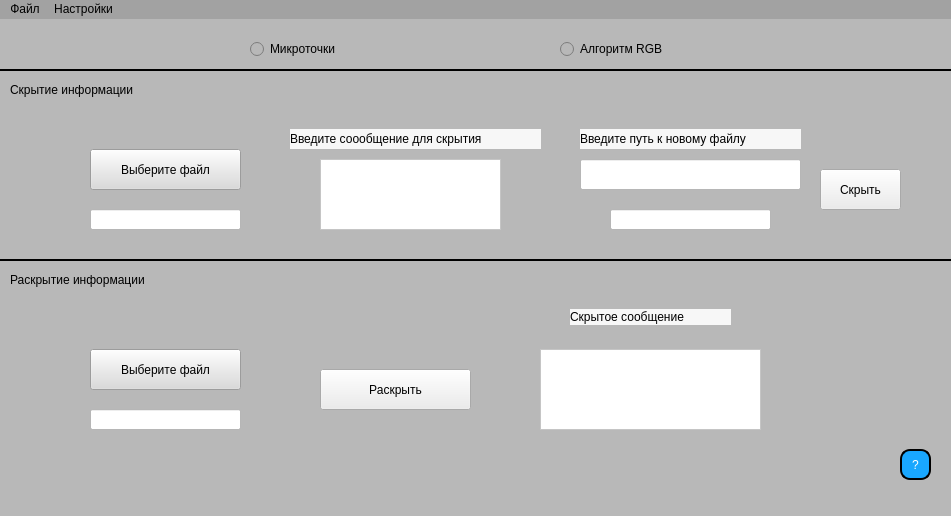
<?xml version="1.0" encoding="UTF-8"?>
<ui version="4.0">
 <class>MainWindow</class>
 <widget class="QMainWindow" name="MainWindow">
  <property name="geometry">
   <rect>
    <x>0</x>
    <y>0</y>
    <width>951</width>
    <height>516</height>
   </rect>
  </property>
  <property name="windowTitle">
   <string>Стеганографический Преобразователь</string>
  </property>
  <property name="windowIcon">
   <iconset>
    <normaloff>../../Downloads/биас.ico</normaloff>../../Downloads/биас.ico</iconset>
  </property>
  <property name="styleSheet">
   <string notr="true">background-color: rgb(184, 184, 184);</string>
  </property>
  <widget class="QWidget" name="centralwidget">
   <widget class="QRadioButton" name="radButMicro">
    <property name="geometry">
     <rect>
      <x>250</x>
      <y>20</y>
      <width>121</width>
      <height>20</height>
     </rect>
    </property>
    <property name="styleSheet">
     <string notr="true">font: 75 10pt &quot;Times New Roman&quot;;</string>
    </property>
    <property name="text">
     <string>Микроточки</string>
    </property>
   </widget>
   <widget class="QPushButton" name="butChoiceHide">
    <property name="geometry">
     <rect>
      <x>90</x>
      <y>130</y>
      <width>151</width>
      <height>41</height>
     </rect>
    </property>
    <property name="styleSheet">
     <string notr="true">background-color: rgb(218, 218, 218);
font: 10pt &quot;Times New Roman&quot;;</string>
    </property>
    <property name="text">
     <string>Выберите файл</string>
    </property>
   </widget>
   <widget class="QLineEdit" name="textSucc1">
    <property name="geometry">
     <rect>
      <x>90</x>
      <y>190</y>
      <width>151</width>
      <height>21</height>
     </rect>
    </property>
    <property name="styleSheet">
     <string notr="true">background-color: rgb(255, 255, 255);</string>
    </property>
    <property name="readOnly">
     <bool>true</bool>
    </property>
   </widget>
   <widget class="QTextEdit" name="textInHide">
    <property name="geometry">
     <rect>
      <x>320</x>
      <y>140</y>
      <width>181</width>
      <height>71</height>
     </rect>
    </property>
    <property name="styleSheet">
     <string notr="true">background-color: rgb(255, 255, 255);</string>
    </property>
   </widget>
   <widget class="QLabel" name="label1">
    <property name="geometry">
     <rect>
      <x>290</x>
      <y>110</y>
      <width>251</width>
      <height>20</height>
     </rect>
    </property>
    <property name="styleSheet">
     <string notr="true">font: 10pt &quot;Times New Roman&quot;;
background-color: rgb(247, 247, 247);</string>
    </property>
    <property name="text">
     <string>Введите соообщение для скрытия</string>
    </property>
   </widget>
   <widget class="QRadioButton" name="radButRGB">
    <property name="geometry">
     <rect>
      <x>560</x>
      <y>20</y>
      <width>141</width>
      <height>20</height>
     </rect>
    </property>
    <property name="styleSheet">
     <string notr="true">font: 75 10pt &quot;Times New Roman&quot;;</string>
    </property>
    <property name="text">
     <string>Алгоритм RGB</string>
    </property>
   </widget>
   <widget class="QLineEdit" name="textPathNew">
    <property name="geometry">
     <rect>
      <x>580</x>
      <y>140</y>
      <width>221</width>
      <height>31</height>
     </rect>
    </property>
    <property name="styleSheet">
     <string notr="true">background-color: rgb(255, 255, 255);</string>
    </property>
   </widget>
   <widget class="QLineEdit" name="textSucc2">
    <property name="geometry">
     <rect>
      <x>610</x>
      <y>190</y>
      <width>161</width>
      <height>21</height>
     </rect>
    </property>
    <property name="styleSheet">
     <string notr="true">background-color: rgb(255, 255, 255);</string>
    </property>
    <property name="readOnly">
     <bool>true</bool>
    </property>
   </widget>
   <widget class="QLabel" name="label2">
    <property name="geometry">
     <rect>
      <x>580</x>
      <y>110</y>
      <width>221</width>
      <height>20</height>
     </rect>
    </property>
    <property name="styleSheet">
     <string notr="true">font: 10pt &quot;Times New Roman&quot;;
background-color: rgb(247, 247, 247);</string>
    </property>
    <property name="text">
     <string>Введите путь к новому файлу</string>
    </property>
   </widget>
   <widget class="QPushButton" name="butHide">
    <property name="geometry">
     <rect>
      <x>820</x>
      <y>150</y>
      <width>81</width>
      <height>41</height>
     </rect>
    </property>
    <property name="styleSheet">
     <string notr="true">font: 10pt &quot;Times New Roman&quot;;
background-color: rgb(236, 236, 236);</string>
    </property>
    <property name="text">
     <string>Скрыть</string>
    </property>
   </widget>
   <widget class="QPushButton" name="butChoiceFind">
    <property name="geometry">
     <rect>
      <x>90</x>
      <y>330</y>
      <width>151</width>
      <height>41</height>
     </rect>
    </property>
    <property name="styleSheet">
     <string notr="true">background-color: rgb(218, 218, 218);
font: 10pt &quot;Times New Roman&quot;;</string>
    </property>
    <property name="text">
     <string>Выберите файл</string>
    </property>
   </widget>
   <widget class="QLineEdit" name="textSucc3">
    <property name="geometry">
     <rect>
      <x>90</x>
      <y>390</y>
      <width>151</width>
      <height>21</height>
     </rect>
    </property>
    <property name="styleSheet">
     <string notr="true">background-color: rgb(255, 255, 255);</string>
    </property>
    <property name="readOnly">
     <bool>true</bool>
    </property>
   </widget>
   <widget class="QPushButton" name="butFind">
    <property name="geometry">
     <rect>
      <x>320</x>
      <y>350</y>
      <width>151</width>
      <height>41</height>
     </rect>
    </property>
    <property name="styleSheet">
     <string notr="true">font: 10pt &quot;Times New Roman&quot;;
background-color: rgb(236, 236, 236);</string>
    </property>
    <property name="text">
     <string>Раскрыть</string>
    </property>
   </widget>
   <widget class="QTextEdit" name="textOutFind">
    <property name="geometry">
     <rect>
      <x>540</x>
      <y>330</y>
      <width>221</width>
      <height>81</height>
     </rect>
    </property>
    <property name="styleSheet">
     <string notr="true">background-color: rgb(255, 255, 255);</string>
    </property>
    <property name="readOnly">
     <bool>true</bool>
    </property>
    <property name="html">
     <string>&lt;!DOCTYPE HTML PUBLIC &quot;-//W3C//DTD HTML 4.0//EN&quot; &quot;http://www.w3.org/TR/REC-html40/strict.dtd&quot;&gt;
&lt;html&gt;&lt;head&gt;&lt;meta name=&quot;qrichtext&quot; content=&quot;1&quot; /&gt;&lt;style type=&quot;text/css&quot;&gt;
p, li { white-space: pre-wrap; }
&lt;/style&gt;&lt;/head&gt;&lt;body style=&quot; font-family:'MS Shell Dlg 2'; font-size:7.8pt; font-weight:400; font-style:normal;&quot;&gt;
&lt;p style=&quot;-qt-paragraph-type:empty; margin-top:0px; margin-bottom:0px; margin-left:0px; margin-right:0px; -qt-block-indent:0; text-indent:0px;&quot;&gt;&lt;br /&gt;&lt;/p&gt;&lt;/body&gt;&lt;/html&gt;</string>
    </property>
   </widget>
   <widget class="QLabel" name="label3">
    <property name="geometry">
     <rect>
      <x>570</x>
      <y>290</y>
      <width>161</width>
      <height>16</height>
     </rect>
    </property>
    <property name="styleSheet">
     <string notr="true">font: 10pt &quot;Times New Roman&quot;;
background-color: rgb(247, 247, 247);</string>
    </property>
    <property name="text">
     <string>Скрытое сообщение</string>
    </property>
   </widget>
   <widget class="QPushButton" name="buttonInfo">
    <property name="geometry">
     <rect>
      <x>900</x>
      <y>430</y>
      <width>31</width>
      <height>31</height>
     </rect>
    </property>
    <property name="styleSheet">
     <string notr="true">background-color: rgb(25, 167, 255);
font: 75 12pt &quot;MS Shell Dlg 2&quot;;
font: 10pt &quot;MS Shell Dlg 2&quot;;
color: rgb(255, 255, 255);
border-radius: 10px;
border: 2px solid black;</string>
    </property>
    <property name="text">
     <string>?</string>
    </property>
   </widget>
   <widget class="QFrame" name="frame">
    <property name="geometry">
     <rect>
      <x>0</x>
      <y>240</y>
      <width>961</width>
      <height>2</height>
     </rect>
    </property>
    <property name="styleSheet">
     <string notr="true">background-color: rgb(0, 0, 0);</string>
    </property>
    <property name="frameShape">
     <enum>QFrame::StyledPanel</enum>
    </property>
    <property name="frameShadow">
     <enum>QFrame::Raised</enum>
    </property>
   </widget>
   <widget class="QLabel" name="label_out">
    <property name="geometry">
     <rect>
      <x>10</x>
      <y>250</y>
      <width>231</width>
      <height>21</height>
     </rect>
    </property>
    <property name="styleSheet">
     <string notr="true">font: 75 12pt &quot;Times New Roman&quot;;</string>
    </property>
    <property name="text">
     <string>Раскрытие информации</string>
    </property>
   </widget>
   <widget class="QFrame" name="frame_2">
    <property name="geometry">
     <rect>
      <x>-10</x>
      <y>50</y>
      <width>961</width>
      <height>2</height>
     </rect>
    </property>
    <property name="styleSheet">
     <string notr="true">background-color: rgb(0, 0, 0);</string>
    </property>
    <property name="frameShape">
     <enum>QFrame::StyledPanel</enum>
    </property>
    <property name="frameShadow">
     <enum>QFrame::Raised</enum>
    </property>
   </widget>
   <widget class="QLabel" name="label_in">
    <property name="geometry">
     <rect>
      <x>10</x>
      <y>60</y>
      <width>231</width>
      <height>21</height>
     </rect>
    </property>
    <property name="styleSheet">
     <string notr="true">font: 75 12pt &quot;Times New Roman&quot;;</string>
    </property>
    <property name="text">
     <string>Скрытие информации</string>
    </property>
   </widget>
  </widget>
  <widget class="QMenuBar" name="menubar">
   <property name="geometry">
    <rect>
     <x>0</x>
     <y>0</y>
     <width>951</width>
     <height>25</height>
    </rect>
   </property>
   <property name="styleSheet">
    <string notr="true">background-color: rgb(162, 162, 162);
font: 10pt &quot;Times New Roman&quot;;</string>
   </property>
   <widget class="QMenu" name="menu">
    <property name="title">
     <string>Файл</string>
    </property>
    <widget class="QMenu" name="for_choice">
     <property name="title">
      <string>Выбрать файл</string>
     </property>
     <addaction name="for_in"/>
     <addaction name="for_out"/>
    </widget>
    <addaction name="for_choice"/>
   </widget>
   <widget class="QMenu" name="menu_sett">
    <property name="title">
     <string>Настройки</string>
    </property>
    <addaction name="help_list"/>
    <addaction name="for_exit"/>
    <addaction name="about_author"/>
   </widget>
   <addaction name="menu"/>
   <addaction name="menu_sett"/>
  </widget>
  <widget class="QStatusBar" name="statusbar"/>
  <action name="for_in">
   <property name="text">
    <string>Для скрытия</string>
   </property>
  </action>
  <action name="for_out">
   <property name="text">
    <string>Для раскрытия</string>
   </property>
  </action>
  <action name="help_list">
   <property name="text">
    <string>Справка</string>
   </property>
  </action>
  <action name="exit">
   <property name="text">
    <string>Выход</string>
   </property>
  </action>
  <action name="for_exit">
   <property name="text">
    <string>Выход</string>
   </property>
  </action>
  <action name="about_author">
   <property name="text">
    <string>Об авторе</string>
   </property>
  </action>
 </widget>
 <resources/>
 <connections/>
</ui>
